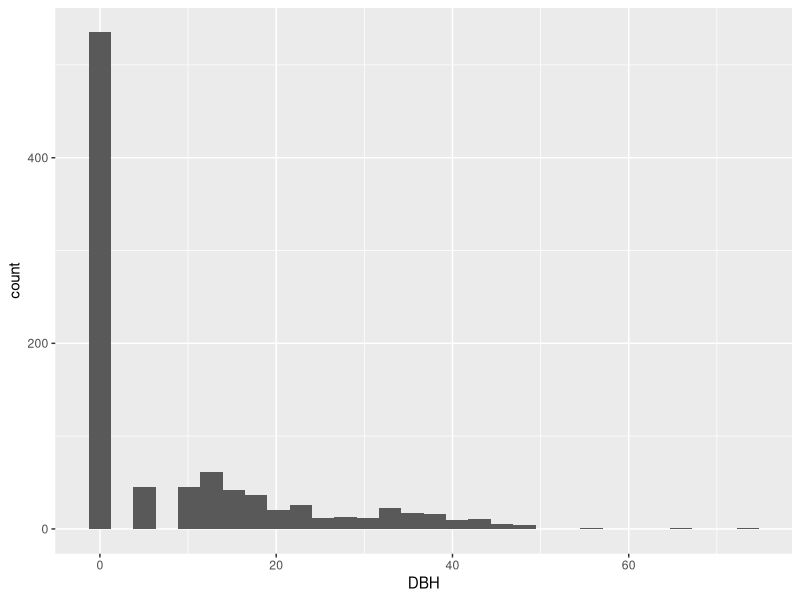
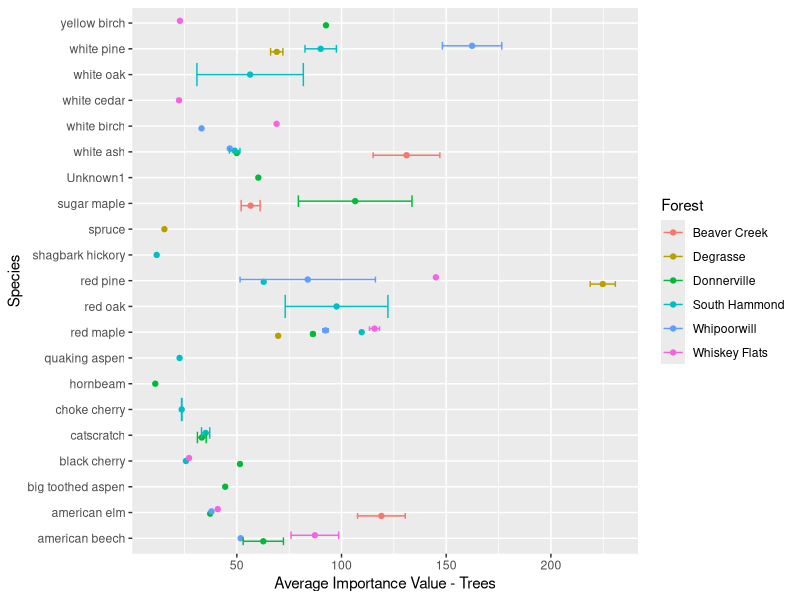
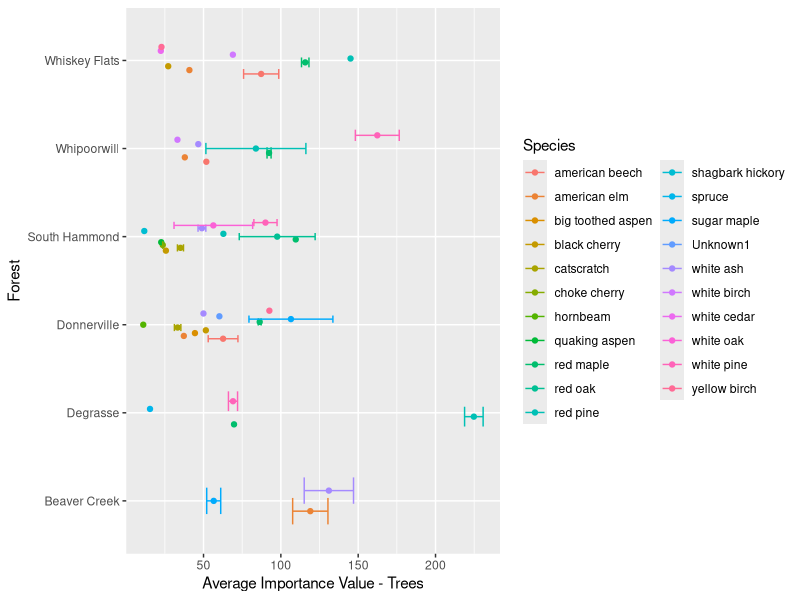
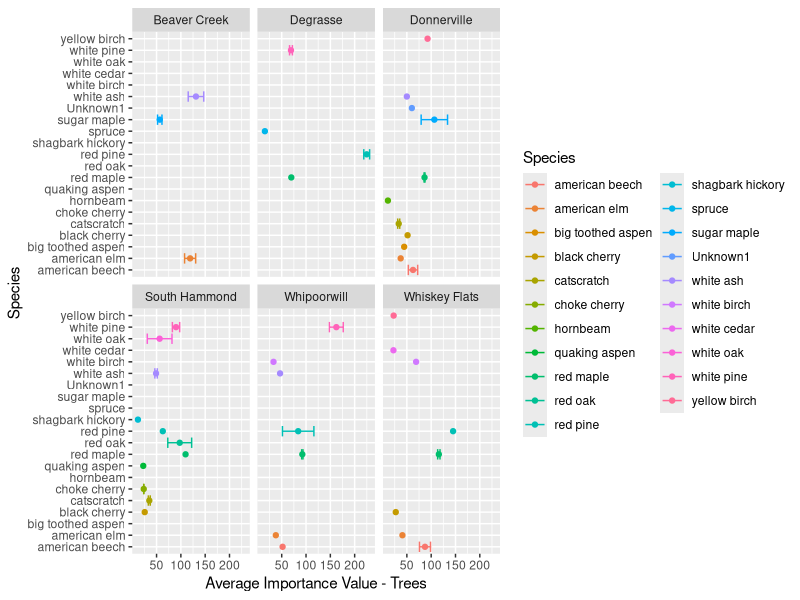
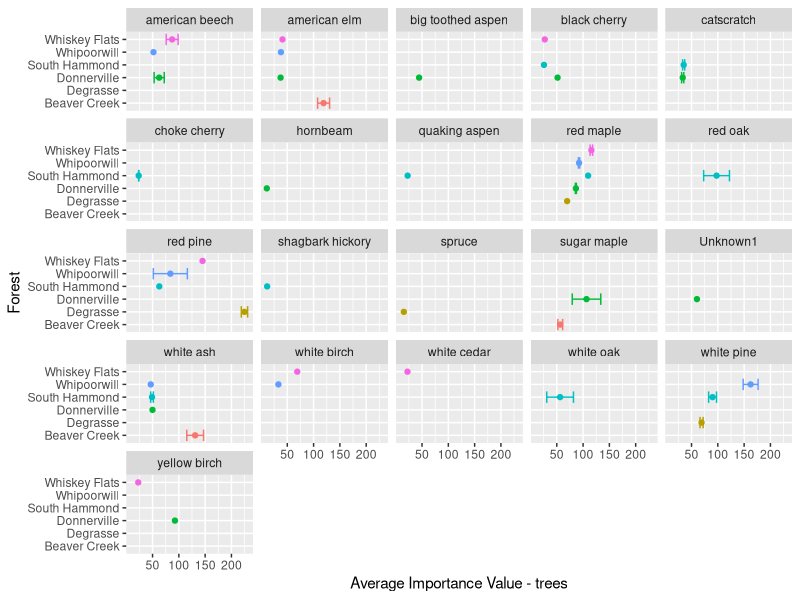
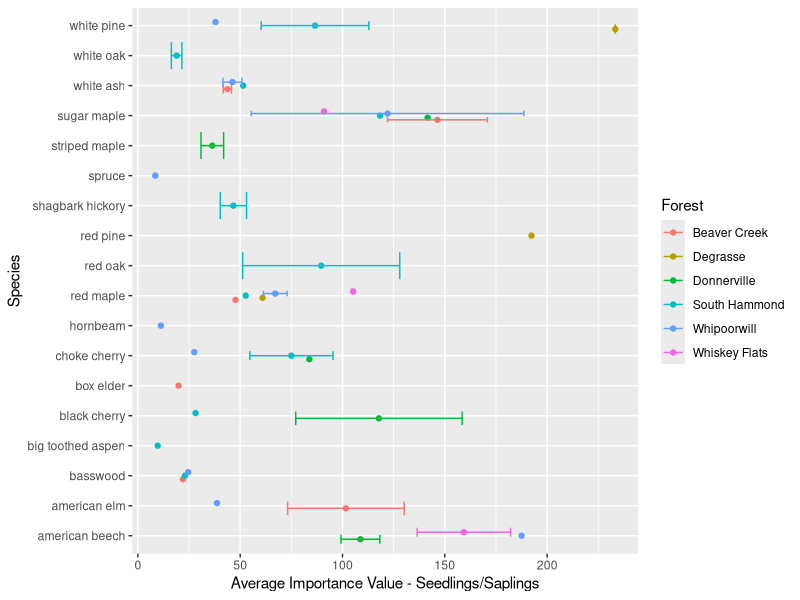
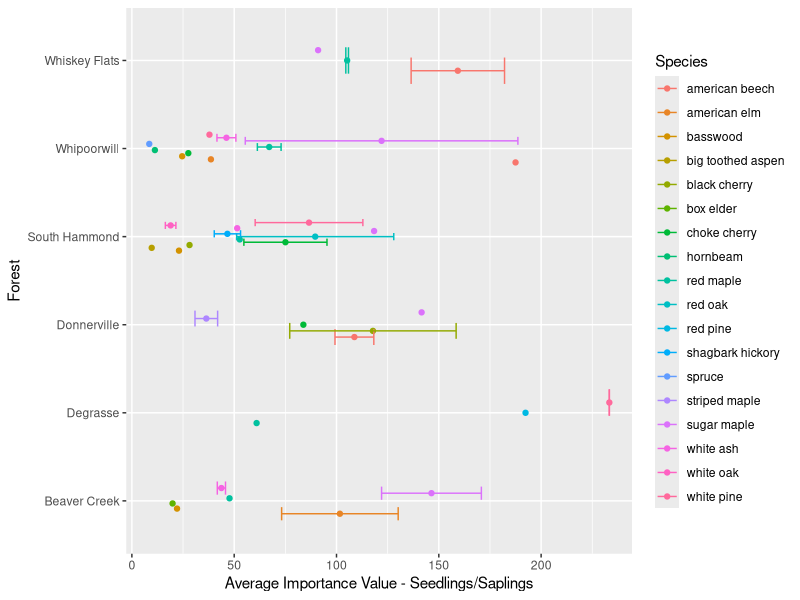
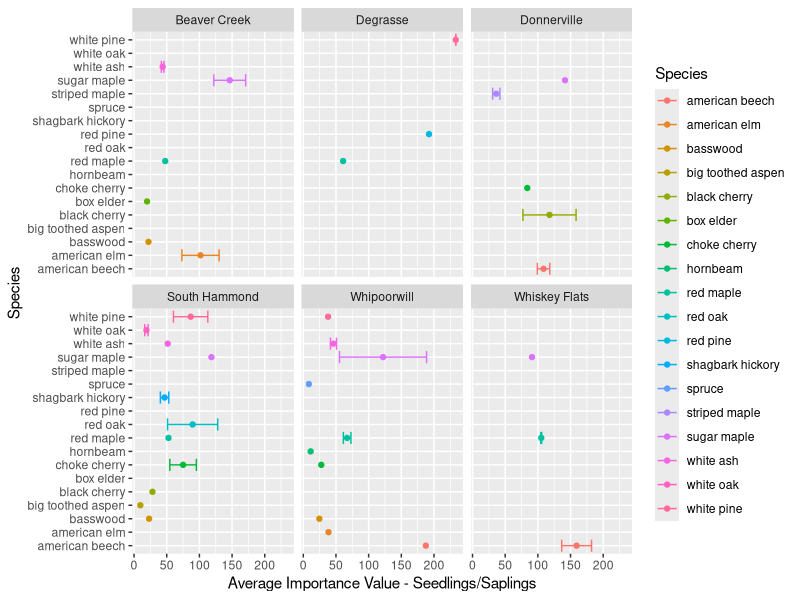

Here is the R script that generated these plots, in order:
## ---- chunk 1
rm(list = ls())
library(dplyr)
library(tidyr)
library(ggplot2)
## ---- chunk 2
DF<-read.csv("Data/forests.csv")
## ---- chunk 3
ggplot(DF, aes(DBH))+
   geom_histogram()
## ---- chunk 4
big<-filter(DF, DBH >= 60)
big
## ---- chunk 5
species<-levels(DF$Species)
species
## ---- chunk 6
trees<-filter(DF, Type == "tree")
seedsap<-filter(DF, Type != "tree")
## ---- chunk 7
APP_t<-400 #AreaPerPlot = 400m2 per forest plot
## ---- chunk 8
PerP<-trees %>% group_by(Forest, PlotID) %>% summarise(
  treesPerP = length(Species)
)
## ---- chunk 9
PerP<-PerP %>% mutate(
  DensPerPlot = treesPerP/APP_t
)
## ---- chunk 10
PerP<-PerP %>% mutate(
  DensPerHect=DensPerPlot*25
)
## ---- chunk 11
ImportancePerPlot<-trees %>% group_by(Forest, PlotID, Species) %>% summarise(
  Number = length(Species)
)
## ---- chunk 12
ImportancePerPlot<-ImportancePerPlot %>% mutate(
  PlotDensity = Number/APP_t
)
## ---- chunk 13
ImportancePerPlot<-left_join(ImportancePerPlot, PerP, by = c("Forest", "PlotID"))
## ---- chunk 14
#drop density per hectare
ImportancePerPlot<-select(ImportancePerPlot, -c(treesPerP,DensPerHect))
#now rename
ImportancePerPlot<-rename(ImportancePerPlot, dens_in_plot = PlotDensity, total_density = DensPerPlot )
## ---- chunk 15
ImportancePerPlot<-ImportancePerPlot %>% mutate(
  RelDen = (dens_in_plot/total_density)*100
)
## ---- chunk 16
trees<-trees %>% mutate(
  BA = (pi*((DBH/2)*(DBH/2)))
)

## ---- chunk 17
Dominance<-trees %>% group_by(Forest, PlotID) %>% summarize(
  TotBA = sum(BA),
  Dom = sum(BA)/APP_t
)
## ---- chunk 18
PerP$TotBA = Dominance$TotBA
PerP$TotDom=Dominance$Dom
## ---- chunk 19
DomPerSp<-trees %>% group_by(Forest, PlotID, Species) %>% summarize(
  BA = sum(BA),
  Dom = sum(BA)/APP_t
)
## ---- chunk 20
ImportancePerPlot<-left_join(ImportancePerPlot, DomPerSp)
## ---- chunk 21
ImportancePerPlot<-left_join(ImportancePerPlot, PerP, by = c("Forest", "PlotID"))
## ---- chunk 22
#drop unneeded variables
ImportancePerPlot<-select(ImportancePerPlot, -c(treesPerP,DensPerPlot, DensPerHect, TotBA))

## ---- chunk 23
ImportancePerPlot<-ImportancePerPlot %>% mutate(
  RelDom = 100*(Dom/TotDom)
)
## ---- chunk 24
treePlots<-nrow(PerP)
## ---- chunk 25
SpeciesByPlots<-trees %>% group_by(Forest, Species, PlotID) %>% summarise(
  NumInPlot = length(PlotID))
#num in plot corresponds to Number in ImportancePerPlot
ImportancePerPlot<-ImportancePerPlot %>% mutate(
  plot_present = 1
)
#assign each species in each plot a value of 1 to indicate present rather than the actual count of trees.

SpByP<-ImportancePerPlot %>% group_by(Species) %>% summarise(
  NumPlots = sum(plot_present)
)

SpByP<-SpByP %>% mutate(
  TotPlots = nrow(PerP),
  RelFreq = (NumPlots/TotPlots)*100
)
  
## ---- chunk 26
ImportancePerPlot<-left_join(ImportancePerPlot, SpByP, by = "Species")
## ---- chunk 27
ImportancePerPlot <-  ImportancePerPlot %>% mutate(
  IV = RelDen+RelDom+RelFreq
)
## ---- chunk 28
AvgIVtrees<-ImportancePerPlot %>% group_by(Forest, Species) %>% summarize(
  IV_mean=mean(IV,na.rm=T),
  IV_sd =sd(IV, na.rm = T),
  IV_sem = sd(IV, na.rm = T)/sqrt(sum(!is.na(IV)))
)
## ---- chunk 29
dodge<-position_dodge(0.35)
## ---- chunk 30
ggplot(AvgIVtrees, aes(Species, IV_mean, group = Forest, color = Forest))+
  geom_point(position = dodge)+
  geom_errorbar(aes(ymin = IV_mean - IV_sem, ymax = IV_mean + IV_sem),position = dodge)+
  labs(y = "Average Importance Value - Trees")+
  coord_flip()
## ---- chunk 31
ggplot(AvgIVtrees, aes(Forest, IV_mean, group = Species, color = Species))+
  geom_point(position = dodge)+
  geom_errorbar(aes(ymin = IV_mean - IV_sem, ymax = IV_mean + IV_sem), position = dodge)+
  labs(y = "Average Importance Value - Trees")+
  coord_flip()
## ---- chunk 32
ggplot(AvgIVtrees, aes(Species, IV_mean, color = Species))+
  geom_point(position = dodge)+
  geom_errorbar(aes(ymin = IV_mean - IV_sem, ymax = IV_mean + IV_sem),position = dodge)+
  labs(y = "Average Importance Value - Trees")+
  coord_flip()+
  facet_wrap(~Forest)
## ---- chunk 33
ggplot(AvgIVtrees, aes(Forest, IV_mean, color = Forest))+
  geom_point()+
  geom_errorbar(aes(ymin = IV_mean - IV_sem, ymax = IV_mean + IV_sem))+
  labs(y = "Average Importance Value - trees")+
  coord_flip()+
  facet_wrap(~Species)+
  theme(legend.position="none")
## ---- chunk 34
APP_ss<-30 #30m2 for the 3 seedling/sapling plots
## ---- chunk 35
sPerP<-seedsap %>% group_by(Forest, PlotID) %>% summarise(
  ssapPerP = length(Species)
)
## ---- chunk 36
sPerP<-sPerP %>% mutate(
  total_density = ssapPerP/APP_ss
)
## ---- chunk 37
sImportancePerPlot<-seedsap %>% group_by(Forest, PlotID, Species) %>% summarise(
  Number = length(Species)
)
## ---- chunk 38
sImportancePerPlot<-sImportancePerPlot %>% mutate(
  dens_in_plot = Number/APP_ss
)
## ---- chunk 39
sImportancePerPlot<-left_join(sImportancePerPlot, sPerP, by = c("Forest", "PlotID"))
## ---- chunk 40
sImportancePerPlot<-sImportancePerPlot %>% mutate(
  RelDen = (dens_in_plot/total_density)*100
)
## ---- chunk 41
seedsap<-seedsap %>% mutate(
  BA = (pi*((DBH/2)*(DBH/2)))
)

## ---- chunk 42
sDominance<-seedsap %>% group_by(Forest, PlotID) %>% summarize(
  TotBA = sum(BA),
  Dom = sum(BA)/APP_ss
)
## ---- chunk 43
sPerP$TotBA = sDominance$TotBA
sPerP$TotDom=sDominance$Dom
## ---- chunk 44
sDomPerSp<-seedsap %>% group_by(Forest, PlotID, Species) %>% summarize(
  BA = sum(BA),
  Dom = sum(BA)/APP_ss
)
## ---- chunk 45
sImportancePerPlot<-left_join(sImportancePerPlot, sDomPerSp)
## ---- chunk 46
sImportancePerPlot<-left_join(sImportancePerPlot, sPerP, by = c("Forest", "PlotID"))
## ---- chunk 47
sImportancePerPlot<-sImportancePerPlot %>% mutate(
  RelDom = 100*(Dom/TotDom)
)
## ---- chunk 48
seedsapPlots<-nrow(sPerP)
## ---- chunk 49
sSpeciesByPlots<-seedsap %>% group_by(Forest, Species, PlotID) %>% summarise(
  NumInPlot = length(PlotID))
#num in plot corresponds to Number in ImportancePerPlot
sImportancePerPlot<-sImportancePerPlot %>% mutate(
  plot_present = 1
)
#assign each species in each plot a value of 1 to indicate present rather than the actual count of trees.

sSpByP<-sImportancePerPlot %>% group_by(Species) %>% summarise(
  NumPlots = sum(plot_present)
)

sSpByP<-sSpByP %>% mutate(
  TotPlots = nrow(PerP),
  RelFreq = (NumPlots/TotPlots)*100
)
  
## ---- chunk 50
sImportancePerPlot<-left_join(sImportancePerPlot, sSpByP, by = "Species")
## ---- chunk 51
sImportancePerPlot <-  sImportancePerPlot %>% mutate(
  IV = RelDen+RelDom+RelFreq
)
## ---- chunk 52
AvgIVseedsap<-sImportancePerPlot %>% group_by(Forest, Species) %>% summarize(
  IV_mean=mean(IV,na.rm=T),
  IV_sd =sd(IV, na.rm = T),
  IV_sem = sd(IV, na.rm = T)/sqrt(sum(!is.na(IV)))
)
## ---- chunk 53
ggplot(AvgIVseedsap, aes(Species, IV_mean, group = Forest, color = Forest))+
  geom_point(position = dodge)+
  geom_errorbar(aes(ymin = IV_mean - IV_sem, ymax = IV_mean + IV_sem),position = dodge)+
  labs(y = "Average Importance Value - Seedlings/Saplings")+
  coord_flip()
## ---- chunk 54
ggplot(AvgIVseedsap, aes(Forest, IV_mean, group = Species, color = Species))+
  geom_point(position = dodge)+
  geom_errorbar(aes(ymin = IV_mean - IV_sem, ymax = IV_mean + IV_sem),position = dodge)+
  labs(y = "Average Importance Value - Seedlings/Saplings")+
  coord_flip()
## ---- chunk 55
ggplot(AvgIVseedsap, aes(Species, IV_mean, color = Species))+
  geom_point(position = dodge)+
  geom_errorbar(aes(ymin = IV_mean - IV_sem, ymax = IV_mean + IV_sem),position = dodge)+
  labs(y = "Average Importance Value - Seedlings/Saplings")+
  coord_flip()+
  facet_wrap(~Forest)
## ---- chunk 56
ggplot(AvgIVseedsap, aes(Forest, IV_mean, color = Forest))+
  geom_point()+
  geom_errorbar(aes(ymin = IV_mean - IV_sem, ymax = IV_mean + IV_sem))+
  labs(y = "Average Importance Value - seedlings & saplings")+
  coord_flip()+
  facet_wrap(~Species)+
  theme(legend.position="none")
## ---- chunk 57
allImportance<-full_join(ImportancePerPlot, sImportancePerPlot, by = c("Forest", "PlotID", "Species"))

## ---- chunk 58
keep<-c("Forest", "PlotID", "Species", "IV.x", "IV.y")
Imp<-allImportance[,keep]
## ---- chunk 59
Imp[is.na(Imp)]<-0
## ---- chunk 60
Imp<-Imp %>% mutate(
  sumIV = IV.x+ IV.y
  )#note that this will be problematic if you have NA's
## ---- chunk 61
AvgIV<-Imp %>% group_by(Forest, Species) %>% summarize(
  IV_mean=mean(sumIV,na.rm=T),
  IV_sd =sd(sumIV, na.rm = T),
  IV_sem = sd(sumIV, na.rm = T)/sqrt(sum(!is.na(sumIV)))
)
## ---- chunk 62
dodge<-position_dodge(0.35)
## ---- chunk 63
ggplot(AvgIV, aes(Species, IV_mean, group = Forest, color = Forest))+
  geom_point(position = dodge)+
  geom_errorbar(aes(ymin = IV_mean - IV_sem, ymax = IV_mean + IV_sem), position = dodge)+
  labs(y = "Average Importance Value")+
  coord_flip()
## ---- chunk 64
ggplot(AvgIV, aes(Forest, IV_mean, group = Species, color = Species))+
  geom_point()+
  geom_errorbar(aes(ymin = IV_mean - IV_sem, ymax = IV_mean + IV_sem))+
  labs(y = "Average Importance Value")+
  coord_flip()
## ---- chunk 65
ggplot(AvgIV, aes(Species, IV_mean, color = Species))+
  geom_point()+
  geom_errorbar(aes(ymin = IV_mean - IV_sem, ymax = IV_mean + IV_sem))+
  labs(y = "Average Importance Value")+
  coord_flip()+
  facet_wrap(~Forest)+
  theme(legend.position="none")
## ---- chunk 66
ggplot(AvgIV, aes(Forest, IV_mean, color = Forest))+
  geom_point()+
  geom_errorbar(aes(ymin = IV_mean - IV_sem, ymax = IV_mean + IV_sem))+
  labs(y = "Average Importance Value")+
  coord_flip()+
  facet_wrap(~Species)+
  theme(legend.position="none")
## ---- chunk 67
names(Imp)
## ---- chunk 68
Imp <- Imp %>% rename(IV_tree = IV.x, IV_ssap = IV.y, IV_all = sumIV)
## ---- chunk 69
write.csv(Imp,"Data/ImportanceValues.csv")
